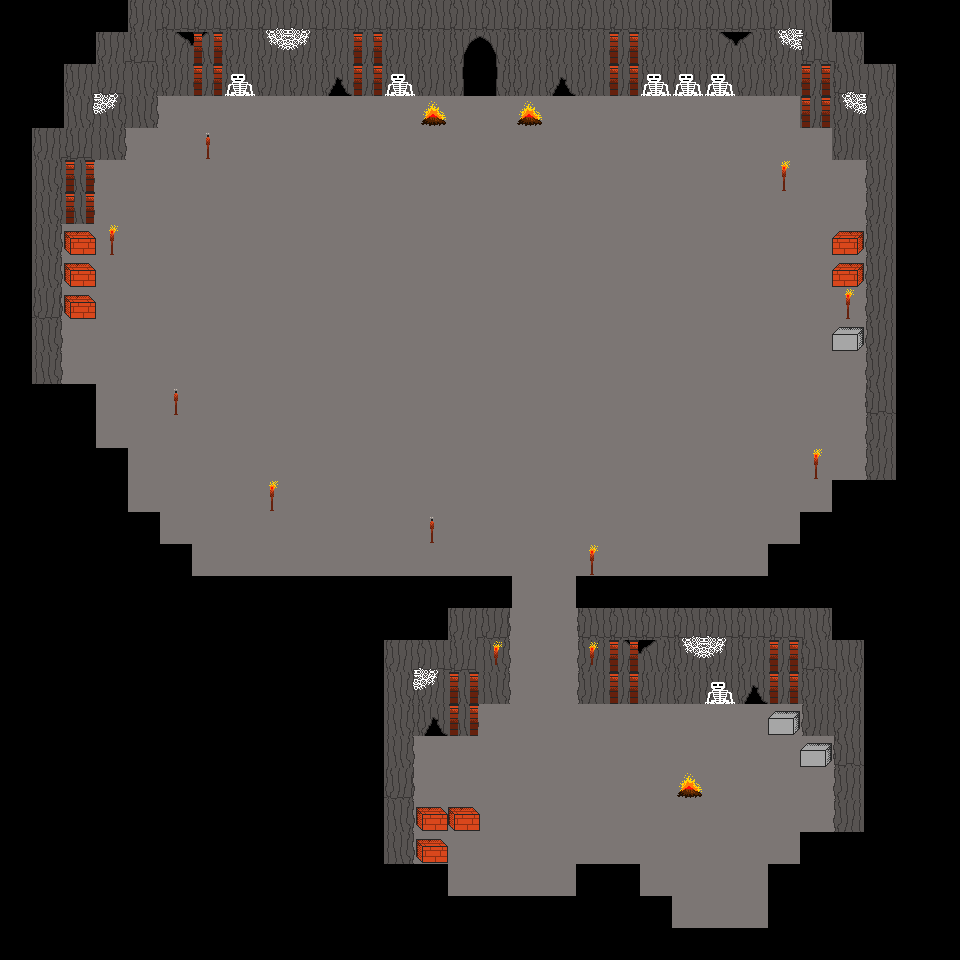

The image is a tile-based game level rendered from a .tmx file. Its description and source (layers, tilesets, objects; grid data summarised) follow:
An orthogonal 30x30 tile map with 32x32 px tiles, 4 tile layers (Ground, Objects, Walls, Wall Objects), 7 tilesets and 17 objects.

<map version="1.0" tiledversion="1.1.6" orientation="orthogonal" renderorder="right-down" width="30" height="30" tilewidth="32" tileheight="32" infinite="0" nextobjectid="23">
 <tileset firstgid="1" source="../Tilesets/tiles3.tsx" />
 <tileset firstgid="145" source="../Tilesets/miscobjects.tsx" />
 <tileset firstgid="185" source="../Tilesets/Campfire.tsx" />
 <tileset firstgid="210" source="../Tilesets/cavestuff.tsx" />
 <tileset firstgid="234" source="../Tilesets/furniture.tsx" />
 <tileset firstgid="270" source="../Tilesets/webs.tsx" />
 <tileset firstgid="274" source="../Tilesets/Stonework_gaps.tsx" />
 <layer name="Ground" width="30" height="30">
  <data>[900 cells, 518 non-empty, 2 distinct tile ids]</data>
 </layer>
 <layer name="Objects" width="30" height="30">
  <properties>
   <property name="unity:sortingLayerName" value="WorldObjects" />
   <property name="unity:sortingOrder" type="int" value="0" />
  </properties>
  <data>[900 cells, 45 non-empty, 13 distinct tile ids]</data>
 </layer>
 <layer name="Walls" width="30" height="30">
  <data>[900 cells, 150 non-empty, 15 distinct tile ids]</data>
 </layer>
 <layer name="Wall Objects" width="30" height="30">
  <data>[900 cells, 32 non-empty, 6 distinct tile ids]</data>
 </layer>
 <objectgroup name="Boundaries">
  <object id="1" x="192" y="576" width="320" height="32" />
  <object id="2" x="160" y="544" width="32" height="64" />
  <object id="3" x="128" y="512" width="32" height="64" />
  <object id="5" x="96" y="448" width="32" height="96" />
  <object id="6" x="64" y="384" width="32" height="96" />
  <object id="7" x="32" y="384" width="32" height="32" />
  <object id="8" x="576" y="576" width="224" height="32" />
  <object id="9" x="768" y="544" width="64" height="32" />
  <object id="12" x="800" y="512" width="64" height="32" />
  <object id="13" x="832" y="480" width="64" height="32" />
  <object id="16" x="384" y="864" width="64" height="32" />
  <object id="17" x="416" y="896" width="256" height="32" />
  <object id="18" x="576" y="864" width="64" height="32" />
  <object id="19" x="640" y="928" width="160" height="32" />
  <object id="20" x="768" y="864" width="32" height="64" />
  <object id="21" x="800" y="832" width="32" height="64" />
  <object id="22" x="832" y="832" width="32" height="32" />
 </objectgroup>
</map>
